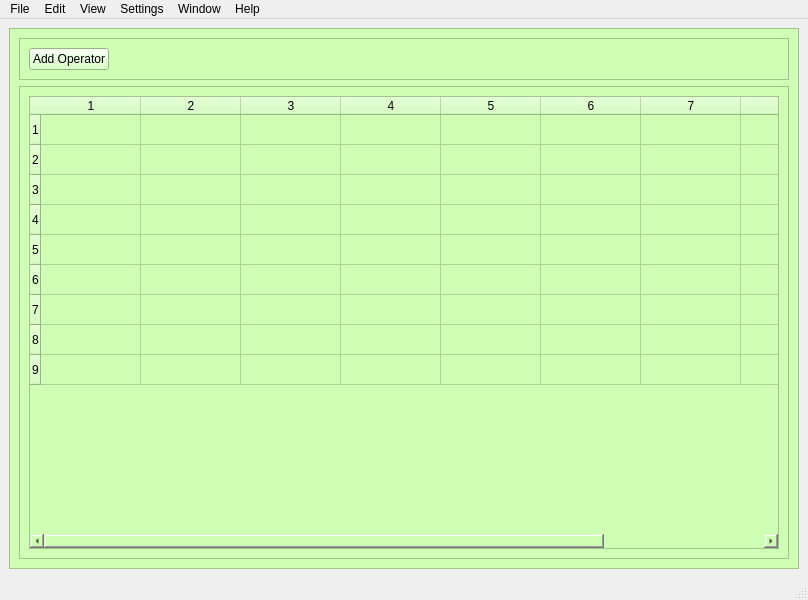
<?xml version="1.0" encoding="UTF-8"?>
<ui version="4.0">
 <class>MainWindow</class>
 <widget class="QMainWindow" name="MainWindow">
  <property name="geometry">
   <rect>
    <x>0</x>
    <y>0</y>
    <width>808</width>
    <height>600</height>
   </rect>
  </property>
  <property name="windowTitle">
   <string>MainWindow</string>
  </property>
  <widget class="QWidget" name="centralwidget">
   <property name="styleSheet">
    <string notr="true">QFrame.SidebarFrame {
border-top-left-radius: 10px;
border-top-right-radius: 10px;
border: 1px solid black;
background: qlineargradient(x1: 0, y1: 0, x2: 0, y2: 1,
stop: 0 #56a, stop: 0.1 #016);
}</string>
   </property>
   <layout class="QHBoxLayout" name="horizontalLayout">
    <item>
     <widget class="QFrame" name="frame_2">
      <property name="styleSheet">
       <string notr="true">background-color:rgb(207, 255, 180)</string>
      </property>
      <property name="frameShape">
       <enum>QFrame::StyledPanel</enum>
      </property>
      <property name="frameShadow">
       <enum>QFrame::Raised</enum>
      </property>
      <layout class="QVBoxLayout" name="verticalLayout_3">
       <item>
        <widget class="QFrame" name="frame_6">
         <property name="maximumSize">
          <size>
           <width>16777215</width>
           <height>50</height>
          </size>
         </property>
         <property name="frameShape">
          <enum>QFrame::StyledPanel</enum>
         </property>
         <property name="frameShadow">
          <enum>QFrame::Raised</enum>
         </property>
         <layout class="QHBoxLayout" name="horizontalLayout_2">
          <item>
           <widget class="QPushButton" name="addOperator">
            <property name="text">
             <string>Add Operator</string>
            </property>
           </widget>
          </item>
          <item>
           <spacer name="horizontalSpacer">
            <property name="orientation">
             <enum>Qt::Horizontal</enum>
            </property>
            <property name="sizeHint" stdset="0">
             <size>
              <width>652</width>
              <height>20</height>
             </size>
            </property>
           </spacer>
          </item>
         </layout>
        </widget>
       </item>
       <item>
        <widget class="QFrame" name="frame_7">
         <property name="frameShape">
          <enum>QFrame::StyledPanel</enum>
         </property>
         <property name="frameShadow">
          <enum>QFrame::Raised</enum>
         </property>
         <layout class="QVBoxLayout" name="verticalLayout_6">
          <item>
           <layout class="QVBoxLayout" name="verticalLayout_5">
            <item>
             <widget class="QTableWidget" name="tableWidget">
              <property name="rowCount">
               <number>9</number>
              </property>
              <property name="columnCount">
               <number>9</number>
              </property>
              <row/>
              <row/>
              <row/>
              <row/>
              <row/>
              <row/>
              <row/>
              <row/>
              <row/>
              <column/>
              <column/>
              <column/>
              <column/>
              <column/>
              <column/>
              <column/>
              <column/>
              <column/>
             </widget>
            </item>
           </layout>
          </item>
         </layout>
        </widget>
       </item>
      </layout>
     </widget>
    </item>
   </layout>
  </widget>
  <widget class="QMenuBar" name="menubar">
   <property name="geometry">
    <rect>
     <x>0</x>
     <y>0</y>
     <width>808</width>
     <height>20</height>
    </rect>
   </property>
   <widget class="QMenu" name="menuFile">
    <property name="title">
     <string>File</string>
    </property>
   </widget>
   <widget class="QMenu" name="menuEdit">
    <property name="title">
     <string>Edit</string>
    </property>
   </widget>
   <widget class="QMenu" name="menuView">
    <property name="title">
     <string>View</string>
    </property>
   </widget>
   <widget class="QMenu" name="menuSettings">
    <property name="title">
     <string>Settings</string>
    </property>
   </widget>
   <widget class="QMenu" name="menuWindow">
    <property name="title">
     <string>Window</string>
    </property>
   </widget>
   <widget class="QMenu" name="menuHelp">
    <property name="title">
     <string>Help</string>
    </property>
   </widget>
   <addaction name="menuFile"/>
   <addaction name="menuEdit"/>
   <addaction name="menuView"/>
   <addaction name="menuSettings"/>
   <addaction name="menuWindow"/>
   <addaction name="menuHelp"/>
  </widget>
  <widget class="QStatusBar" name="statusbar"/>
 </widget>
 <resources/>
 <connections/>
</ui>
